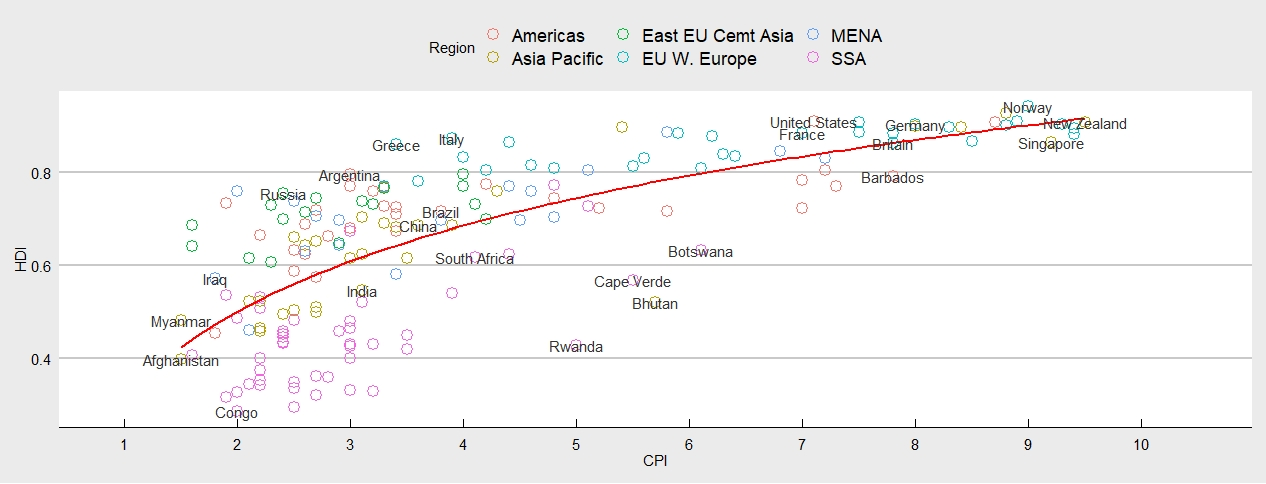

The script that drew this image:
library(ggplot2)
library(ggthemes)
library(data.table)


pointsToLabel <- c("Russia", "Venezuela", "Iraq", "Myanmar", "Sudan",
                   "Afghanistan", "Congo", "Greece", "Argentina", "Brazil",
                   "India", "Italy", "China", "South Africa", "Spane",
                   "Botswana", "Cape Verde", "Bhutan", "Rwanda", "France",
                   "United States", "Germany", "Britain", "Barbados", "Norway", "Japan",
                   "New Zealand", "Singapore")

df <- fread("Economist_Assignment_Data.csv")
head(df)

ggplot(df, aes(x = CPI, y = HDI, color = Region)) +
  geom_point(size = 4, shape = 1) +
  geom_smooth(aes(group = 1), method = 'lm', formula = y~log(x), se = F, color = 'red') +
  
  geom_text(aes(label = Country), color = "gray20", 
            data = subset(df, Country %in% pointsToLabel),check_overlap = TRUE) +
  
  theme_economist_white() +
  scale_x_continuous(limits = c(0.9, 10.5), breaks = 1:10)
